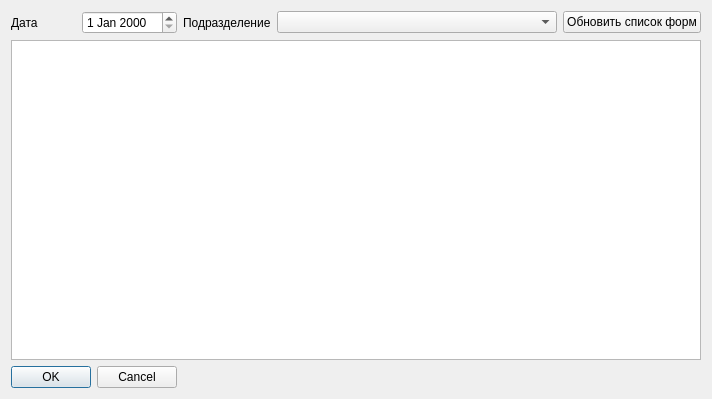
<?xml version="1.0" encoding="UTF-8"?>
<ui version="4.0">
 <class>SvodNewReportDialog</class>
 <widget class="QDialog" name="SvodNewReportDialog">
  <property name="geometry">
   <rect>
    <x>0</x>
    <y>0</y>
    <width>712</width>
    <height>399</height>
   </rect>
  </property>
  <property name="windowTitle">
   <string>Новый отчет</string>
  </property>
  <layout class="QGridLayout" name="gridLayout">
   <item row="3" column="0" colspan="2">
    <widget class="QDialogButtonBox" name="buttonBox">
     <property name="orientation">
      <enum>Qt::Horizontal</enum>
     </property>
     <property name="standardButtons">
      <set>QDialogButtonBox::Cancel|QDialogButtonBox::Ok</set>
     </property>
    </widget>
   </item>
   <item row="0" column="0">
    <widget class="QLabel" name="label_2">
     <property name="text">
      <string>Дата</string>
     </property>
    </widget>
   </item>
   <item row="0" column="1">
    <widget class="QDateEdit" name="edtDate"/>
   </item>
   <item row="2" column="0" colspan="5">
    <widget class="CTableView" name="tblFormList"/>
   </item>
   <item row="0" column="4">
    <widget class="QPushButton" name="btnUpdateFormList">
     <property name="text">
      <string>Обновить список форм</string>
     </property>
    </widget>
   </item>
   <item row="0" column="2">
    <widget class="QLabel" name="label">
     <property name="text">
      <string>Подразделение</string>
     </property>
    </widget>
   </item>
   <item row="0" column="3">
    <widget class="COrgStructureComboBox" name="cmbOrgStructure">
     <property name="sizePolicy">
      <sizepolicy hsizetype="Expanding" vsizetype="Fixed">
       <horstretch>0</horstretch>
       <verstretch>0</verstretch>
      </sizepolicy>
     </property>
    </widget>
   </item>
  </layout>
 </widget>
 <customwidgets>
  <customwidget>
   <class>CTableView</class>
   <extends>QTableView</extends>
   <header>library/TableView</header>
  </customwidget>
  <customwidget>
   <class>COrgStructureComboBox</class>
   <extends>QComboBox</extends>
   <header>Orgs/OrgStructComboBoxes</header>
  </customwidget>
 </customwidgets>
 <resources/>
 <connections/>
</ui>
